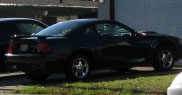
#> input picture Processing/Surf-descriptor/carsol.jpg, 182 x 95 px
$ python surfDetection.py
#> lines starting #> are read from the running program, lines starting #| are printed output that depends on the picture
import numpy as np
import cv2


img1 = cv2.imread('carsol.jpg',0)
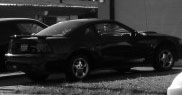
#> img1: shape (95, 182); min 0, max 255, mean 48.8
img2 = cv2.imread('car.jpg',0)
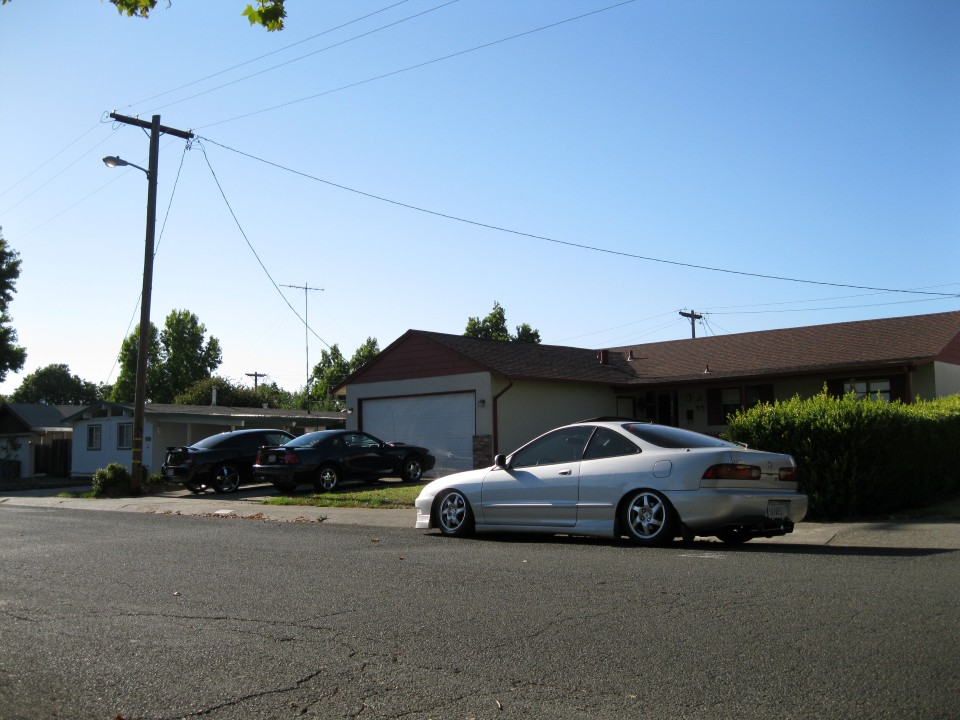
#> input picture car.jpg, 960 x 720 px, found by its file name
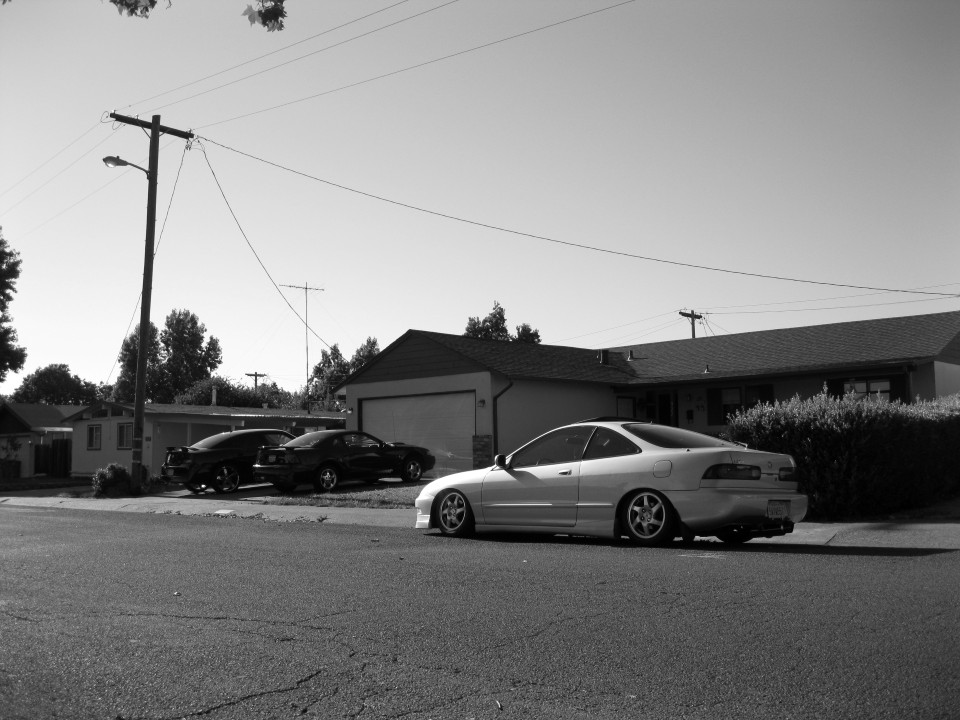
#> img2: shape (720, 960); min 0, max 255, mean 131.6
w, h = img1.shape[::-1]
#> w = 182; h = 95

#> (the run stopped early here; a loop or call above may not have finished)
